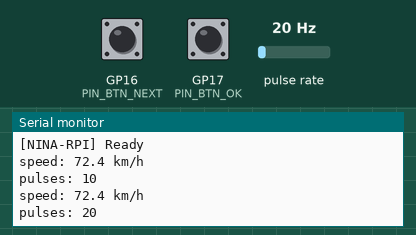
Recording of a program running on a simulated Raspberry Pi Pico. Parts: the last lines printed to the serial monitor. Wiring (inferred from the names in the program): pulse sensor: data GP14. The test bench sets the inputs (shaded band); at power-on: GP16 (PIN_BTN_NEXT) HIGH, GP17 (PIN_BTN_OK) HIGH, pulse rate 20 Hz.

Above: at 1.2 s.
1.3 s: GP16 (PIN_BTN_NEXT) pulled LOW for 0.15 s
At 1.46 s:
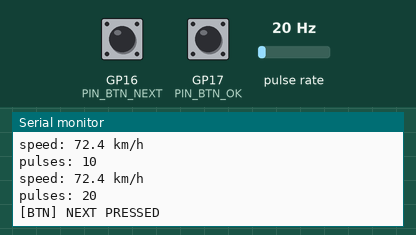
2.9 s: GP17 (PIN_BTN_OK) pulled LOW for 0.15 s
At 3.34 s:
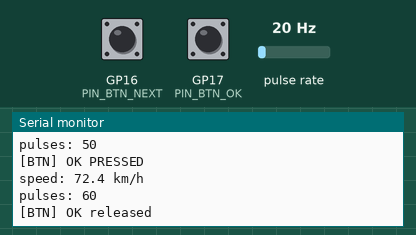
4.5 s: pulse rate (sensor on GP14) set to 4 Hz
At 4.81 s:
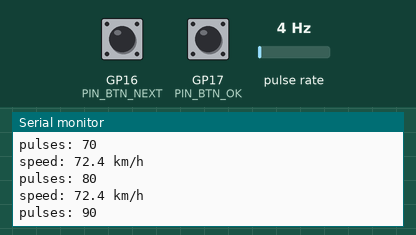
6.0 s: pulse rate (sensor on GP14) set to 50 Hz
At 6.31 s:
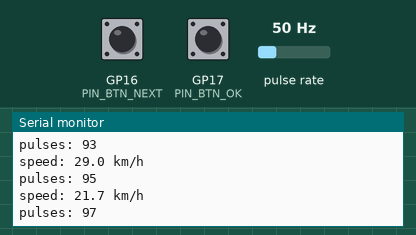
Timing chart, 0 to 8.5 s (numbered marks = the images above; inputs shaded):
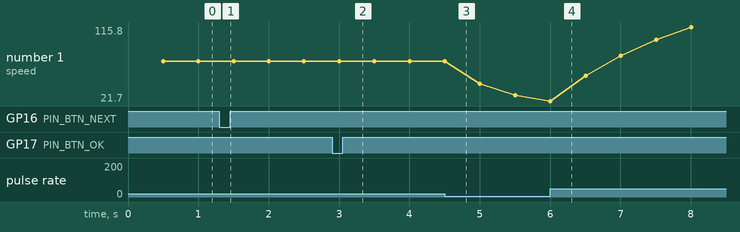

The program:

main.cpp
```cpp
#include <Arduino.h>
#include "HardwareConfig.h"
#include <ButtonInput.h>
#include <HallSensor.h>
#include <PicoComms.h>

ButtonInput btnNext(PIN_BTN_NEXT, "NEXT");
ButtonInput btnOk(PIN_BTN_OK, "OK");

HallSensor hall(
    PIN_HALL,
    SPEEDO_METERS_PER_PULSE,
    SPEEDO_SAMPLE_MS);

PicoComms comms(
    I2C_SLAVE_ADDR,
    I2C_FREQ_HZ);

void setup()
{
    Serial.begin(SERIAL_BAUD);

    // Wait up to 3 seconds for USB serial.
    for (uint32_t t = millis();
         !Serial && millis() - t < 3000;)
    {
        delay(10);
    }

    btnNext.begin();
    btnOk.begin();

    hall.begin();
    comms.begin();

    // Initial clean state.
    comms.send(
        0,
        0.0f,
        hall.pulseCount(),
        0,
        0);

    Serial.println("[NINA-RPI] Ready");
}

void loop()
{
    btnNext.update();
    btnOk.update();
    hall.update();

    uint8_t buttons = 0;

    if (btnNext.pressed())
        buttons |= (1u << 0);

    if (btnOk.pressed())
        buttons |= (1u << 1);

    comms.send(
        buttons,
        hall.speedKph(),
        hall.pulseCount(),
        btnNext.holdMs(),
        btnOk.holdMs());

    static uint32_t lastLog = 0;
    const uint32_t now = millis();

    if (now - lastLog >= 500)
    {
        lastLog = now;

        Serial.print("speed: ");
        Serial.print(hall.speedKph(), 1);
        Serial.println(" km/h");

        Serial.print("pulses: ");
        Serial.println(hall.pulseCount());
    }

    delay(1);
}
```

HardwareConfig.h
```cpp
#pragma once
#include <Arduino.h>

// ─────────────────────────────────────────────
// NINA RP2040 – Hardware Configuration
// ─────────────────────────────────────────────

constexpr uint32_t SERIAL_BAUD = 115200;

// Buttons (active-low: press pulls pin to GND, internal pull-up enabled)
constexpr uint8_t  PIN_BTN_NEXT       = 16;
constexpr uint8_t  PIN_BTN_OK         = 17;
constexpr bool     BUTTON_ACTIVE_LOW  = true;
constexpr uint32_t BUTTON_DEBOUNCE_MS = 25;

// Hall effect sensor (speedometer)
constexpr uint8_t  PIN_HALL               = 14;
constexpr float    METERS_PER_MILE        = 1609.344f;
constexpr uint32_t HALL_PULSES_PER_MILE   = 1600; // 1600 rotations × 1 pulse (RISING edge per magnet pass)
constexpr float    SPEEDO_METERS_PER_PULSE = METERS_PER_MILE / HALL_PULSES_PER_MILE;
constexpr uint16_t SPEEDO_SAMPLE_MS        = 500;

// I2C slave (Mbed core defaults: GP4=SDA, GP5=SCL)
constexpr uint8_t  PIN_I2C_SDA    = 4;
constexpr uint8_t  PIN_I2C_SCL    = 5;
constexpr uint32_t I2C_FREQ_HZ    = 100000;
constexpr uint8_t  I2C_SLAVE_ADDR = 0x42;
```

Measured:
- after the input at 1.3 s, the serial monitor: prints a new line at once (image 1)
- after the input at 2.9 s, the serial monitor: prints a new line at once (image 2)
- plotted number 1: 72.4 → 29 after the input at 4.5 s, 29 → 115.8 after the input at 6.0 s
